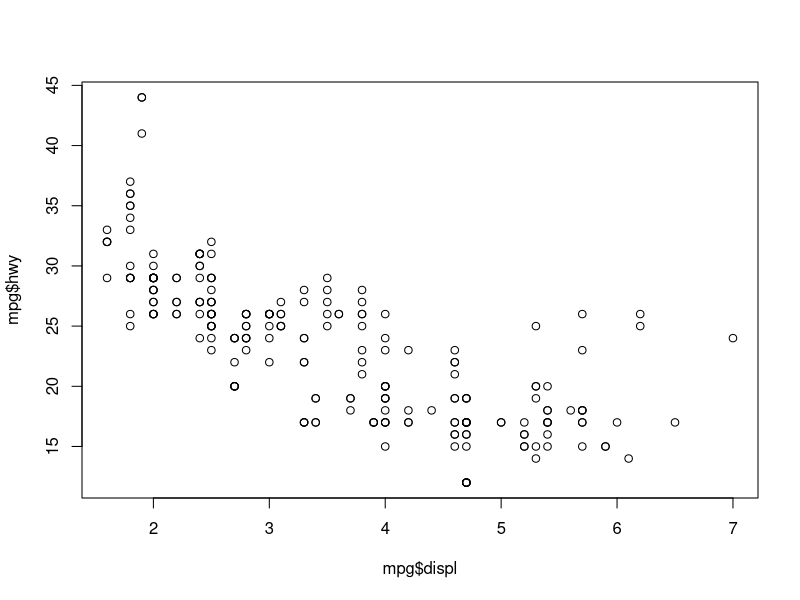
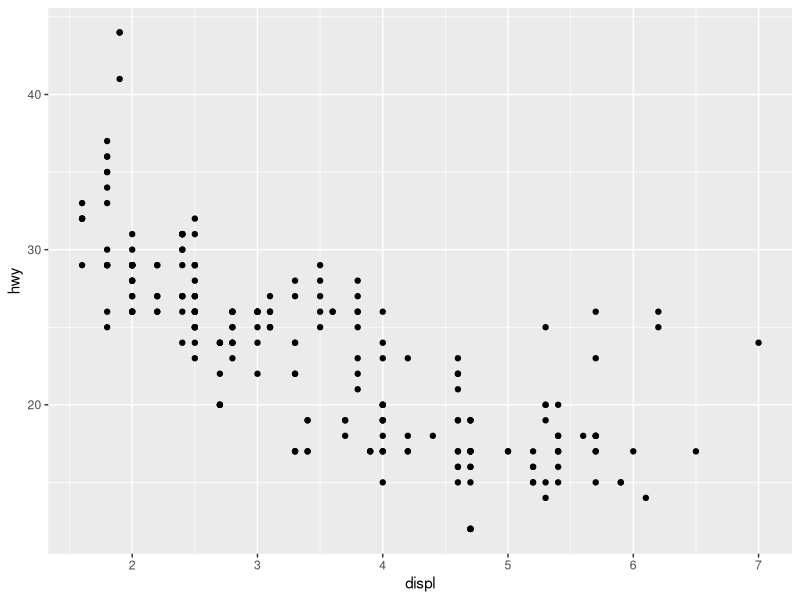

R code for these plots, in order: (Note: this script raises an error after producing the figures.)
         #########################################
         ###  Data Visualization with RStudio  ###
         ###  Day 5 - February 1, 2022         ###
         #########################################

   # Learning goals:
   # 1) the grammar of graphics using ggplot2
   # 2) scatterplots that encode multiple variables
   # 3) faceting: stratifying a basic plot by a third variable
         
# by now you should have installed the tidyverse
# remember that we have to run the following every 
# time we start a new R session to access tidyverse functions:
   
         library (tidyverse)
      
# ggplot functions are included in the tidyverse package
# but you should go ahead and install the ggplot2 package 
# on its own if you've not already with:
install.packages('ggplot2')
library(ggplot2)

# today we will work with the built-in data set called mpg
# fuel economy data for 38 popular car models
# load the mpg data set (included with tidyverse)
data(mpg)
head (mpg)
View (mpg)
# first few lines of the data set
# every row is a car, every column is a feature of that car

         
# let's try R's basic plotting command: plot(dataset$x, dataset$y)

    # Pros: simple syntax
    # Cons: not that pretty, and very hard to do complex things
plot (mpg$displ,mpg$hwy)

# Let's work with ggplot2 instead
    # Cons: commands are less intuitive at first
    # Pros: much easier to make sophisticated, beautiful plots

### Basic structure of all statistical graphics:
   # A graphic is a mapping of data variables to
   # aesthetic attributes of geometric objects.
   # all ggplot2 graphs have these three elements:
         #   (1) a data set (data)
         #   (2) a geometry (geom)
         #   (3) an aesthetic mapping (aes)

### Below: creating a ggplot with the "grammar of graphics".
  # The first layer tells ggplot where to look for variables (data)
  # The second layer makes an "aesthetic mapping" (aes) from:
      #   - data variable displ to aesthetic property x (horizontal location)
      #   - data variable hwy to aesthetic property y (vertical location)

# It then displays the data in a scatter plot (geom_point)

         ggplot(mpg) + 
           geom_point(aes(x = displ, y = hwy))

         ggplot(colleges) + 
           geom_point(aes(x =AdmissionYield , y = PercentOnFinancialAid))

### AESTHETIC MAPPINGS can get more complicated, with >2 variables

# here we vary map class to point color

         ggplot(mpg) + 
           geom_point(aes(x = displ, y = hwy, color = class) )
         
   # Lots of options for point properties that can be changed.
   # Some aesthetic mappings are more effective than others!
   # For example, compare the following with our use of color above...
   # The three mappings below are not particularly effective 
   # for this combination of variables, but you can get the idea of the 
   # range of options at your fingertips with ggplot

# size of point
ggplot(data = mpg) + 
  geom_point(mapping = aes(x = displ, y = hwy, size = class))

# transparency
ggplot(data = mpg) + 
  geom_point(mapping = aes(x = displ, y = hwy, alpha = class))

# point shape
ggplot(data = mpg) + 
  geom_point(mapping = aes(x = displ, y = hwy, shape = class))


### FACETS
   # Faceting = stratify a scatter plot by some third variable (here,
   # categorical variable vehicle class).
   # This is a more successful way to show this information than color.

# facet_wrap is added as a third layer to our plot

ggplot(data = mpg) + 
  geom_point(mapping = aes(x = displ, y = hwy)) + 
  facet_wrap(~class, nrow = 2)


# Now adding our own title, caption, axis labels with labs()
# Here labs() is a fourth layer added to our previous plot.
ggplot(data = mpg) + 
  geom_point(mapping = aes(x = displ, y = hwy)) + 
  facet_wrap(~class, nrow = 2) + 
  labs(
    title = "Fuel efficiency generally decreases with engine size",
    caption = "Data from fueleconomy.gov",
    x="Engine displacement (liters)",
    y="Highway gas mileage (mpg)"
  )

ggplot(data = power_christmas) + 
  geom_line(mapping = aes(x = hour, y = ERCOT)) + 
  facet_wrap(~date)
### NOTES

# 1) You may manually set an aesthetic property by
# placing it outside parentheses of the aes() command.
      # ggplot(data = mpg) + 
      #    geom_point(mapping = aes(x = displ, y = hwy), color = "blue")


# 2) You may save a ggplot as an R object, then add layers:
p1 = ggplot(data = mpg) + 
  geom_point(mapping = aes(x = displ, y = hwy), color = "blue")

# Now adding a facet layer to p1


# Now adding a theme layer to p1 + facet



